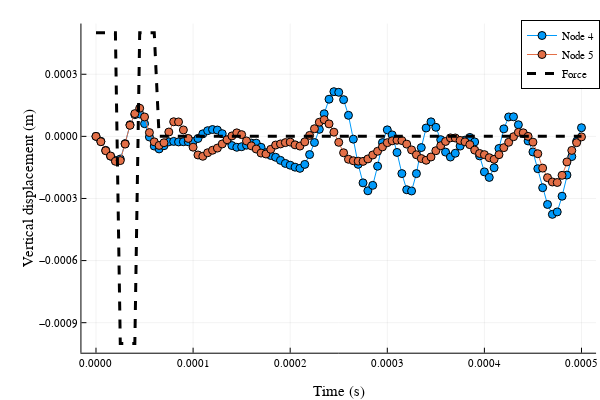

The code cell stored with this chart in its notebook:
### Markdown cell above
- historia de nodos 13 y 23 a comparar

- dofs: 13*2-1 13*2 23*2-1 23*2 a esto se le resta 4 por los dos nodos fijos

- dofs: 13x2-1 13x2 23x2-1 23x2 a esto se le resta 4 por los dos nodos fijos

- nodos a chequear comportamiento esperado: 4 y 5 deberían ser casi iguales 4x2 5x2

### Code cell
fig = plot(xlab="Time (s)", ylab="Vertical displacement (m)")
plot!(fig, sol, vars=(0, 4*2-2), lab="Node 4")
plot!(fig, sol, vars=(0, 5*2-2), lab="Node 5")
plot!(fig, tsp, t -> 1e-10 * fr.(t), lw=3.0, c=:black, ls=:dash, lab="Force")
